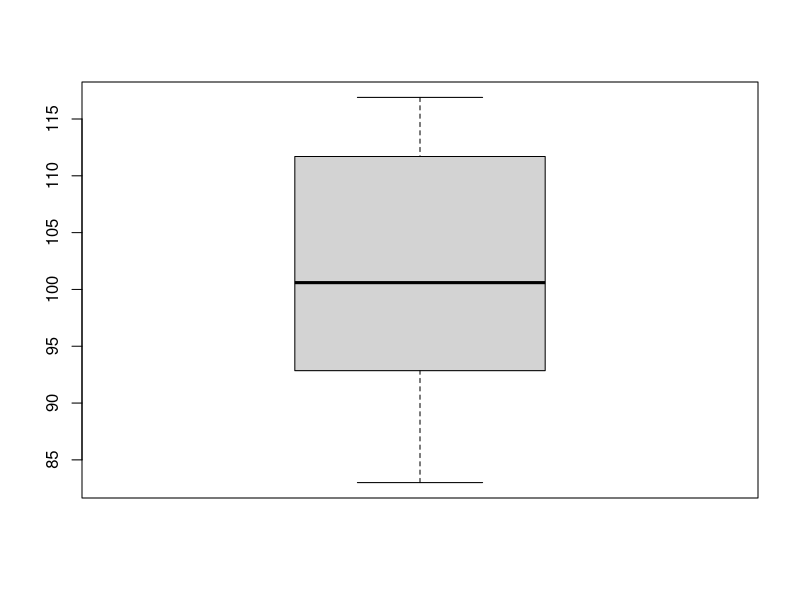

Here is the R script that generated this plot: (Note: this script raises an error after producing the figure.)

#callingLongley's Economic Regression from the R data#
install.packages("mlbench",repos = "http://cran.us.r-project.org")

#Data Gathering
#loading "longley" data 


#Data preparation and we'll be  analysing the data


data( "longley"  ,  packages="mlbench")

#calling "mlbench" into the library
library("mlbench")


data("longley")

ss=longley

#assigning object ss to the data longley
str(ss)

summary(ss)
#no missing value



#outlier checking and trearmemt 

#checking outlieer in GNP.deflator
boxplot.stats(ss$GNP.deflator)$out
boxplot(ss$GNP.deflator)
#NO OUTLIER


#checking outlieer in GNP
boxplot.stats(ss$GNP)$out
#NO OUTLIER

boxplot.stats(ss$Unemployed)$out
#NO OUTLIER

View(ss)


#checking outlieer Armed.Forces
boxplot.stats(ss$Armed.Forces)$out
#NO OUTLIER


#checking outlieer in Population
boxplot.stats(ss$Population)$out
#NO OUTLIER

#checking outlieer in Year 
boxplot.stats(ss$Year)$out
#NO OUTLIER

#checking outlieer in Employed  
boxplot.stats(ss$Employed)$out 
#NO OUTLIER


#install.packages("ggplot")
#install.packages("GGally") 
#Visualizing correlation 
ggpairs(data=ss,columns = 1:7)
install.packages("car")


#visulisation of multicollinerity
#running linear regression on the whole data and derive vif
modell=lm(Employed~. , data=ss)
library(car)

vif(modell)


#creation of train and test data

## 75% of the sample size

smp_size <- floor(0.75 * nrow(ss)) 


set.seed(100)
train_ind = sample(seq_len(nrow(ss)), size = smp_size) 
train =ss[train_ind, ]
test = ss[-train_ind, ]

#TREATING MULTICOLLINEARITY AND DERIVING VIF
#running linear regression on train data



linear_m=lm(Employed~.,data=train)



vif(linear_m)
linear_mod=lm(Employed~GNP.deflator+Unemployed+Armed.Forces+Population+Year,data=train)

vif(linear_mod)


linear_mod1=lm(Employed~GNP.deflator+Unemployed+Armed.Forces+Population,data=train)
vif(linear_mod1)


linear_mod2=lm(Employed~Unemployed+Armed.Forces+Population,data=train)
vif(linear_mod2)


linear_mod3=lm(Employed~Unemployed+Population,data=train)

#checking diagnosis
vif(linear_mod3)
summary(linear_mod3)

# predict Employment on test data
Employ_pred <- predict(linear_mod3, test) 
head(Employ_pred)


actuals_preds <- data.frame(cbind(actuals=train$Employed, predicteds=Employ_pred))  
correlation_accuracy <- cor(actuals_preds)
head(actuals_preds)
#Evaluation of predictions

mape <- mean((abs((actuals_preds$predicteds - actuals_preds$actuals))/actuals_preds$actuals),na.rm = TRUE)
mape





